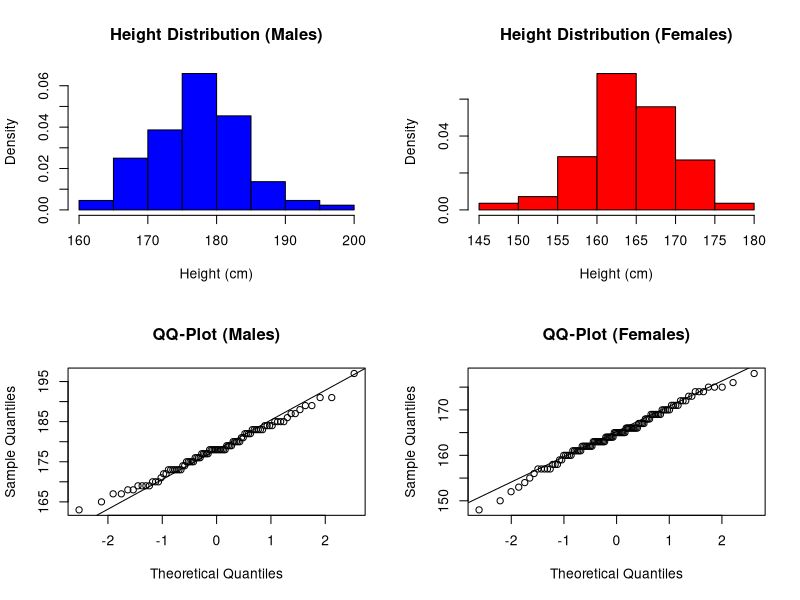

Source code (R):
## ---- chunk 1
library(carData)
Davis <- Davis[-12, ]
head(Davis)
## ---- chunk 2
# Load necessary libraries
library(ggplot2)

# Split data by sex
Davis_M <- subset(Davis, sex == "M")
Davis_F <- subset(Davis, sex == "F")

# Set up plotting area
par(mfrow = c(2, 2))

# Histograms for height distributions (scaled to density)
hist(Davis_M$height, probability = TRUE, main = "Height Distribution (Males)", xlab = "Height (cm)", col = "blue")
hist(Davis_F$height, probability = TRUE, main = "Height Distribution (Females)", xlab = "Height (cm)", col = "red")

# QQ-plots for normality check
qqnorm(Davis_M$height, main = "QQ-Plot (Males)")
qqline(Davis_M$height)

qqnorm(Davis_F$height, main = "QQ-Plot (Females)")
qqline(Davis_F$height)

# Normality test using Shapiro-Wilk
shapiro.test(Davis_M$height)
shapiro.test(Davis_F$height)
## ---- chunk 3
# Set seed for reproducibility
set.seed(1234)

# Function to compute the difference in means
mean_diff <- function(data) {
  mean(data$height[data$sex == "M"]) - mean(data$height[data$sex == "F"])
}

# **Empirical Bootstrap**
n_bootstrap <- 1000  # Number of bootstrap samples
boot_diffs_empirical <- replicate(n_bootstrap, {
  resample_M <- sample(Davis_M$height, replace = TRUE)
  resample_F <- sample(Davis_F$height, replace = TRUE)
  mean(resample_M) - mean(resample_F)
})

# Standard deviation of bootstrap samples (empirical bootstrap)
sd_empirical <- sd(boot_diffs_empirical)

# **Parametric Bootstrap (assuming normality)**
parametric_boot_diffs <- replicate(n_bootstrap, {
  resample_M <- rnorm(length(Davis_M$height), mean(Davis_M$height), sd(Davis_M$height))
  resample_F <- rnorm(length(Davis_F$height), mean(Davis_F$height), sd(Davis_F$height))
  mean(resample_M) - mean(resample_F)
})

# Standard deviation of bootstrap samples (parametric bootstrap)
sd_parametric <- sd(parametric_boot_diffs)

# Print results
cat("Empirical Bootstrap SD:", sd_empirical, "\n")
cat("Parametric Bootstrap SD:", sd_parametric, "\n")
## ---- chunk 4
# Given values
mu_M <- 177.8
mu_F <- 164.6
sigma_M <- 6.5
sigma_F <- 5.5
n_M <- length(Davis_M$height)
n_F <- length(Davis_F$height)

# Compute theoretical standard deviation
theoretical_sd <- sqrt((sigma_M^2 / n_M) + (sigma_F^2 / n_F))
cat("Theoretical SD:", theoretical_sd, "\n")

# Compare theoretical vs. bootstrap estimates
comparison <- data.frame(
  Method = c("Empirical Bootstrap", "Parametric Bootstrap", "Theoretical"),
  SD = c(sd_empirical, sd_parametric, theoretical_sd)
)

print(comparison)
## ---- chunk 5
# Set boundaries for uniform distribution
min_M <- min(Davis_M$height)
max_M <- max(Davis_M$height)
min_F <- min(Davis_F$height)
max_F <- max(Davis_F$height)

# Perform parametric bootstrap with uniform distribution
uniform_boot_diffs <- replicate(n_bootstrap, {
  resample_M <- runif(n_M, min_M, max_M)
  resample_F <- runif(n_F, min_F, max_F)
  mean(resample_M) - mean(resample_F)
})

# Standard deviation of bootstrap samples (uniform distribution)
sd_uniform <- sd(uniform_boot_diffs)

cat("Uniform Bootstrap SD:", sd_uniform, "\n")

# Compare with theoretical standard deviation
comparison <- rbind(comparison, c("Uniform Bootstrap", sd_uniform))
print(comparison)
## ---- chunk 6
# Load the data
data(morley)
head(morley)
l_speed <- morley$Speed

# Calculate the mean and standard dev
m_speed <- mean(l_speed)
sd_speed <- sd(l_speed)

# run ks.test
ks_result <- ks.test(l_speed, "pnorm", mean = m_speed, sd = sd_speed)

# Extract D_n and the p-value
D_n <- ks_result$statistic
p_value <- ks_result$p.value
print(D_n)
print(p_value)
## ---- chunk 7
set.seed(1234)

n <- length(l_speed)
B <- 1000
Dn_star <- numeric(B)

for (i in 1:B) {
  # Generate bootstrap sample from N(m_speed, sd_speed^2)
  bootstrap_sample <- rnorm(n, mean = m_speed, sd = sd_speed)

  # Calculate the mean and standard dev
  m_star <- mean(bootstrap_sample)
  sd_star <- sd(bootstrap_sample)
  
  # run ks.test
  ks_star <- ks.test(bootstrap_sample, "pnorm", mean = m_star, sd = sd_star)
  Dn_star[i] <- ks_star$statistic
}

# compute p-value using the bootstrap distribution
p_value_bootstrap <- mean(Dn_star >= D_n)

print(p_value_bootstrap)
